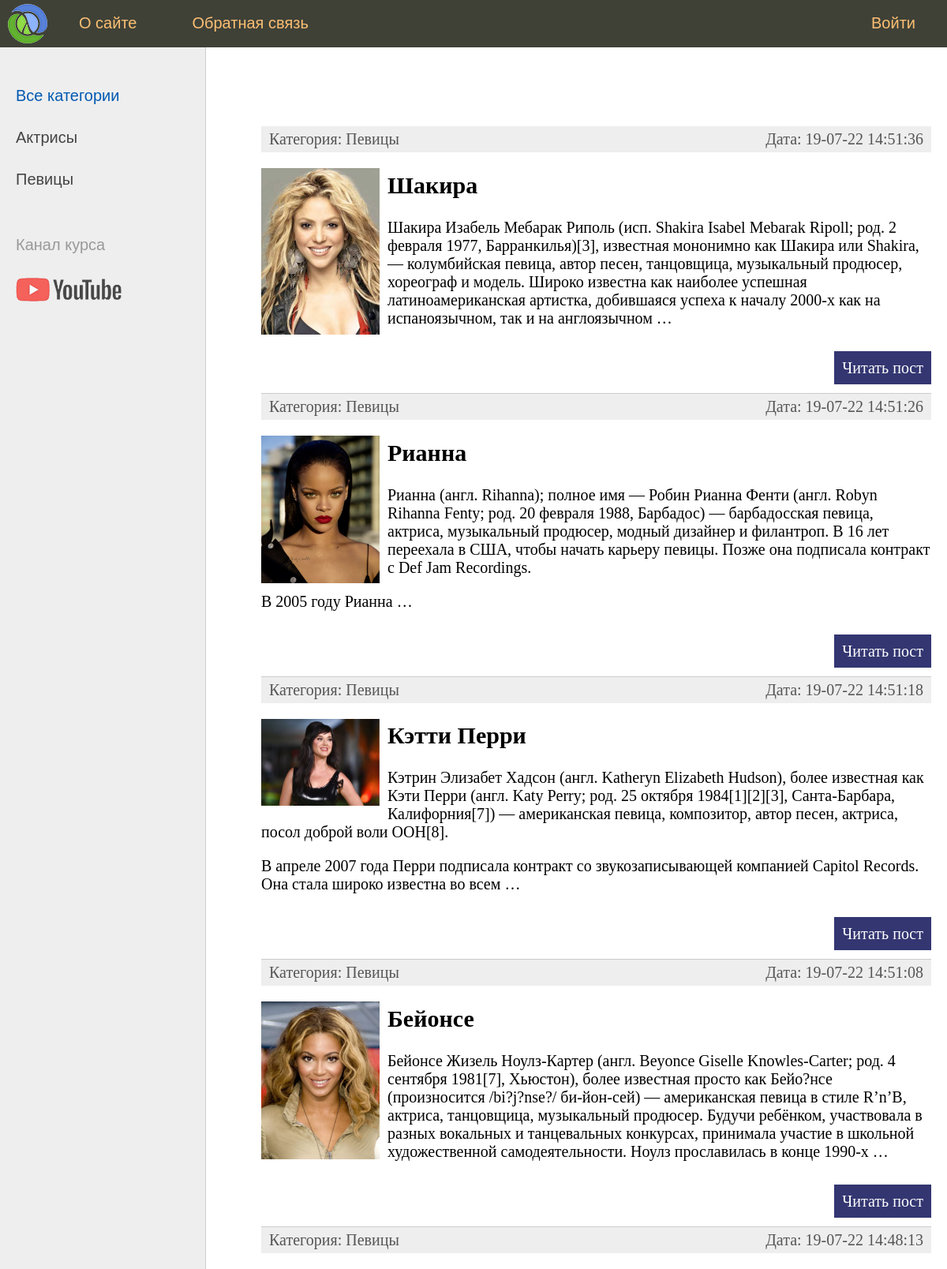
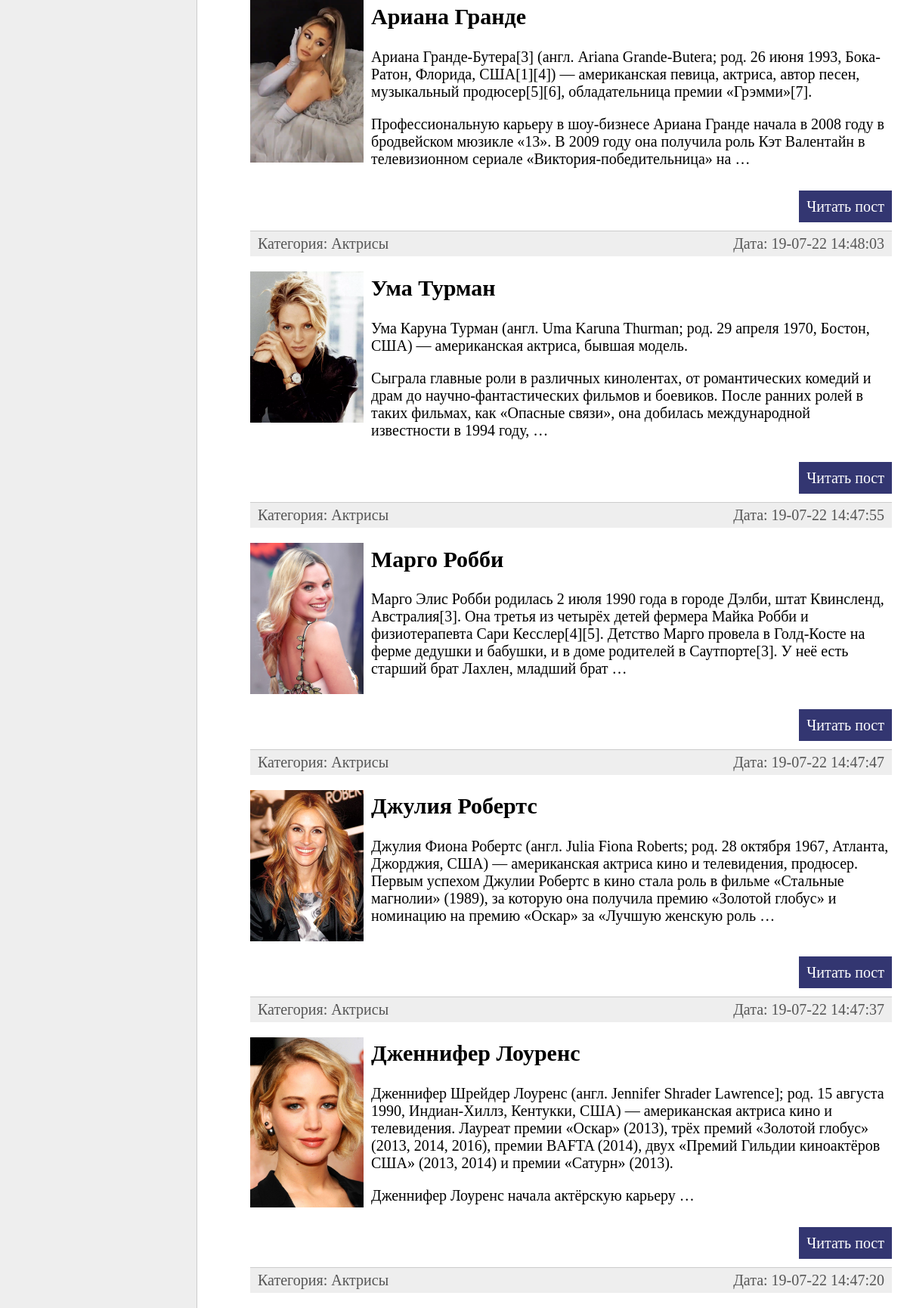
The page / (upper part) on the database its author committed (2 pictures, top to bottom).
### women/models.py (models this page shows, shortened)
class Category(models.Model):
    name = models.CharField(max_length=100, db_index=True, verbose_name='Категория')
    slug = models.SlugField(max_length=255, unique=True, db_index=True, verbose_name='URL')
    def get_absolute_url(self):
        return reverse('category', kwargs={'cat_slug': self.slug})
    class Meta:
        verbose_name = 'Категория'
        verbose_name_plural = 'Категории'
        ordering = ['name']

class Women(models.Model):
    title = models.CharField(max_length=255, verbose_name='Заголовок')
    slug = models.SlugField(max_length=255, unique=True, db_index=True, verbose_name='URL')
    content = models.TextField(blank=True, verbose_name='Текст статьи')
    photo = models.ImageField(upload_to='photos/%Y/%m/%d/', verbose_name='Фото')
    time_create = models.DateTimeField(auto_now_add=True, verbose_name='Время создания')
    time_update = models.DateTimeField(auto_now=True, verbose_name='Последнее изменение')
    is_published = models.BooleanField(default=True, verbose_name='Публикация')
    cat = models.ForeignKey('Category', on_delete=models.PROTECT, verbose_name='Категории')
    def get_absolute_url(self):
        return reverse('post', kwargs={'post_slug': self.slug})
    class Meta:
        verbose_name = 'Известные женщины'
        verbose_name_plural = 'Известные женщины'
        ordering = ['-time_update', 'title']

### women/views.py (the view)
# urls.py: path('', WomenHome.as_view(), name='home'),
class WomenHome(DataMixin, ListView):
    model = Women
    template_name = 'women/index.html'
    context_object_name = 'posts'
    def get_context_data(self, *, object_list=None, **kwargs):
        context = super().get_context_data(**kwargs)
        c_def = self.get_user_context(title='Главная страница')
        return dict(list(context.items()) + list(c_def.items()))
    def get_queryset(self):
        return Women.objects.filter(is_published=True)

### women/templatetags/women_tags.py (called while the page is built)
@register.inclusion_tag('women/tags_templates/list_categories.html')
def show_categories(sort=None, cat_selected=0):
    if not filter:
        cats = Category.objects.all()
    else:
        cats = Category.objects.all().order_by(sort)
    return {'cats': cats, 'cat_selected': cat_selected}

@register.inclusion_tag('women/tags_templates/top_menu.html')
def show_top_menu():
    menu = [
        {'title': 'О сайте', 'url_name': 'about'},
        {'title': 'Добавить статьи', 'url_name': 'add_page'},
        {'title': 'Обратная связь', 'url_name': 'contact'},
        {'title': 'Войти', 'url_name': 'login'}
    ]
    return {'menu': menu}

### women/utils.py (called while the page is built)
    def get_user_context(self, **kwargs):
        context = kwargs
        cats = Category.objects.annotate(Count('women'))
        user_menu = menu.copy()
        if not self.request.user.is_authenticated:
            user_menu.pop(1)
        context['menu'] = user_menu
        context['cats'] = cats
        if 'cat_selected' not in context:
            context['cat_selected'] = 0
        return context

### women/templates/women/index.html (shortened to what this page needs)
{% extends 'women/base.html' %}
{% block content %}
<ul class="list-articles">
	{% for p in posts %}
			<li>
				<div class="article-panel">
					<p class="first">Категория: {{p.cat.name}}</p>
					<p class="last">Дата: {{p.time_update|date:"d-m-y H:i:s"}}</p>
				</div>
				{% if p.photo %}
					<p><img class="img-article-left thumb" src="{{p.photo.url}}" alt="{{p.title}}"></p>
				{% endif %}
				<h2>{{p.title}}</h2>
				{% autoescape on %}
				{{p.content|linebreaks|truncatewords:50}}
				{% endautoescape %}
				<p class="link-read-post"><a href="{{ p.get_absolute_url }}">Читать пост</a></p>
			</li>
	{% endfor %}
</ul>
{% endblock %}

### women/templates/women/base.html (shortened to what this page needs)
{% load static %}
{% load women_tags %}
<!DOCTYPE html>
<html>
<head>
	<link type="text/css" href="{% static 'women/css/styles.css' %}" rel="stylesheet" />
</head>
<body>
<table class="table-page" border=0 cellpadding="0" cellspacing="0">
<tr><td valign=top>
{% block mainmenu %}
		<div class="header">
			<ul id="mainmenu" class="mainmenu">
			<li class="logo"><a href="{% url 'home' %}"><div class="logo"></div></a></li>
{% for m in menu %}
	{% if not forloop.last %}
			<li><a href="{% url m.url_name %}">{{m.title}}</a></li>
	{% else %}
			<li class="last"><a href="{% url m.url_name %}">{{m.title}}</a></li>
	{% endif %}
{% endfor %}
			</ul>
		</div>
{% endblock mainmenu %}
<table class="table-content" border=0 cellpadding="0" cellspacing="0">
<tr>
	<td valign="top" class="left-chapters">
	<ul id="leftchapters">
	{% if cat_selected == 0 %}
		<li class="selected">Все категории</li>
	{% else %}
		<li><a href="{% url 'home' %}">Все категории</a></li>
	{% endif %}
	{% for c in cats %}
		{% if c.women__count > 0 %}
			{% if c.pk == cat_selected %}
				<li class="selected">{{c.name}}</li>
			{% else %}
				<li><a href="{{ c.get_absolute_url }}">{{c.name}}</a></li>
			{% endif %}
		{% endif %}
	{% endfor %}
		<li class="share">
		<p>Канал курса</p>
		<a class="share-yt" href="https://www.youtube.com/channel/UClJzWfGWuGJL2t-3dYKcHTA/playlists" target="_blank" rel="nofollow"></a>
		</li>
	</ul>
</td>
<td valign="top" class="content">
	<div class="content-text">
{% block content %}
{% endblock %}
	</div>
</td></tr></table>
</td></tr>
</table>
</body>
</html>

### women/static/women/css/styles.css (style rules this page uses)
html, body { font-family: 'Arial'; margin: 0; padding: 0; height: 100%; width: 100%; color: #444; }
a { color: #0059b2; text-decoration: none; }
img { max-width: 600px; height: auto; }
img.img-article-left { max-width: 300px; height: auto; float: left; padding: 0 10px 10px 0; }
img.img-article-left.thumb { max-width: 150px; height: auto; }
p.link-read-post { text-align: right; }
p.link-read-post a { padding: 10px; min-width: 100px; background: #333671; color: #fff; text-decoration: none; }
div.article-panel { background: #eee; padding: 5px 10px 5px 10px; box-sizing border-box; overflow: hidden; color: #555; }
div.article-panel p.first { margin: 0; float: left; }
div.article-panel p.last { margin: 0; float: right; }
ul.list-articles { list-style: none; margin: 0; padding: 0; }
ul.list-articles li { border-bottom: 1px solid #ccc; }
.table-page { width: 100%; height: 100%; vertical-align: top; }
.table-page tr { height: 100%; }
.header { background: #3F4137; height: 60px; }
.logo { background: url('../images/logo.png') no-repeat 10px 5px; width: 70px; height: 60px; }
ul.mainmenu { list-style: none; margin: 0; padding: 0; height: 60px; color: #fdc073; font-size: 20px; overflow: hidden; }
ul.mainmenu li { float: left; margin: 18px 40px 0 30px; }
ul.mainmenu li.logo { margin: 0; }
ul.mainmenu li.last { float: right; }
ul.mainmenu li a { color: #fdc073; text-decoration: none; }
.table-content { width: 100%; min-height: 100%; height: 100%; }
.left-chapters { margin: 0; background: #eee; border-right: 1px solid #ccc; min-height: 100%; }
.left-chapters ul { width: 230px; min-height: 100%; margin: 0; padding: 20px 10px 10px 20px; list-style: none; font-size: 20px; }
.left-chapters ul li { margin: 30px 0 0 0; color: #999; }
.left-chapters ul li.selected { color: #0059b2; }
.left-chapters ul li a { color: #444; text-decoration: none; }
.left-chapters ul li.share { margin: 60px 0 0 0; }
.left-chapters ul li.share p { margin: 30px 0 30px 0; }
.left-chapters ul li.share a { display: inline-block; width: 40px; height: 40px; margin: 0 20px 0 0; }
.left-chapters ul li.share a.share-yt { width: 100%; height: 30px; background: url('../images/share_yt.png') no-repeat 0 0 }
.content { padding: 40px 20px 20px 40px; width: 100%; box-sizing: border-box; }
.content-text { margin: 60px 0 0 30px; color: #000; font-size: 20px; font-family: Yandex Sans Display Light; }

### rows shown on the page
Category: name "Актрисы"
Category: name "Певицы"
Women: cat.name "Певицы", time_update "19-07-22 14:51:36", photo (picture), title "Шакира", content "Шакира Изабель Мебарак Риполь (исп. Shakira Isabel Mebarak Ripoll; род. 2 февраля 1977, Барранкилья)[3], известная мононимно как Шакира или Shakira, — колумбийская певица, автор песен, танцовщица, музыкальный продюсер, хореограф и модель. Широко известна как наиболее успешная латиноамериканская артистка, добившаяся успеха к началу 2000-х как на испаноязычном, так и на англоязычном …"
Women: cat.name "Певицы", time_update "19-07-22 14:51:26", photo (picture), title "Рианна", content "Рианна (англ. Rihanna); полное имя — Робин Рианна Фенти (англ. Robyn Rihanna Fenty; род. 20 февраля 1988, Барбадос) — барбадосская певица, актриса, музыкальный продюсер, модный дизайнер и филантроп. В 16 лет переехала в США, чтобы начать карьеру певицы. Позже она подписала контракт с Def Jam Recordings. В 2005 году Рианна …"
Women: cat.name "Певицы", time_update "19-07-22 14:51:18", photo (picture), title "Кэтти Перри", content "Кэтрин Элизабет Хадсон (англ. Katheryn Elizabeth Hudson), более известная как Кэти Перри (англ. Katy Perry; род. 25 октября 1984[1][2][3], Санта-Барбара, Калифорния[7]) — американская певица, композитор, автор песен, актриса, посол доброй воли ООН[8]. В апреле 2007 года Перри подписала контракт со звукозаписывающей компанией Capitol Records. Она стала широко известна во всем …"
Women: cat.name "Певицы", time_update "19-07-22 14:51:08", photo (picture), title "Бейонсе", content "Бейонсе Жизель Ноулз-Картер (англ. Beyonce Giselle Knowles-Carter; род. 4 сентября 1981[7], Хьюстон), более известная просто как Бейо?нсе (произносится /bi?j?nse?/ би-йон-сей) — американская певица в стиле R’n’B, актриса, танцовщица, музыкальный продюсер. Будучи ребёнком, участвовала в разных вокальных и танцевальных конкурсах, принимала участие в школьной художественной самодеятельности. Ноулз прославилась в конце 1990-х …"
Women: cat.name "Певицы", time_update "19-07-22 14:48:13", photo (picture), title "Ариана Гранде", content "Ариана Гранде-Бутера[3] (англ. Ariana Grande-Butera; род. 26 июня 1993, Бока-Ратон, Флорида, США[1][4]) — американская певица, актриса, автор песен, музыкальный продюсер[5][6], обладательница премии «Грэмми»[7]. Профессиональную карьеру в шоу-бизнесе Ариана Гранде начала в 2008 году в бродвейском мюзикле «13». В 2009 году она получила роль Кэт Валентайн в телевизионном сериале «Виктория-победительница» на …"
Women: cat.name "Актрисы", time_update "19-07-22 14:48:03", photo (picture), title "Ума Турман", content "Ума Каруна Турман (англ. Uma Karuna Thurman; род. 29 апреля 1970, Бостон, США) — американская актриса, бывшая модель. Сыграла главные роли в различных кинолентах, от романтических комедий и драм до научно-фантастических фильмов и боевиков. После ранних ролей в таких фильмах, как «Опасные связи», она добилась международной известности в 1994 году, …"
Women: cat.name "Актрисы", time_update "19-07-22 14:47:55", photo (picture), title "Марго Робби", content "Марго Элис Робби родилась 2 июля 1990 года в городе Дэлби, штат Квинсленд, Австралия[3]. Она третья из четырёх детей фермера Майка Робби и физиотерапевта Сари Кесслер[4][5]. Детство Марго провела в Голд-Косте на ферме дедушки и бабушки, и в доме родителей в Саутпорте[3]. У неё есть старший брат Лахлен, младший брат …"
Women: cat.name "Актрисы", time_update "19-07-22 14:47:47", photo (picture), title "Джулия Робертс", content "Джулия Фиона Робертс (англ. Julia Fiona Roberts; род. 28 октября 1967, Атланта, Джорджия, США) — американская актриса кино и телевидения, продюсер. Первым успехом Джулии Робертс в кино стала роль в фильме «Стальные магнолии» (1989), за которую она получила премию «Золотой глобус» и номинацию на премию «Оскар» за «Лучшую женскую роль …"
Women: cat.name "Актрисы", time_update "19-07-22 14:47:37", photo (picture), title "Дженнифер Лоуренс", content "Дженнифер Шрейдер Лоуренс (англ. Jennifer Shrader Lawrence]; род. 15 августа 1990, Индиан-Хиллз, Кентукки, США) — американская актриса кино и телевидения. Лауреат премии «Оскар» (2013), трёх премий «Золотой глобус» (2013, 2014, 2016), премии BAFTA (2014), двух «Премий Гильдии киноактёров США» (2013, 2014) и премии «Сатурн» (2013). Дженнифер Лоуренс начала актёрскую карьеру …"
Women: cat.name "Актрисы", time_update "19-07-22 14:47:20"

### other values the page prints
{{ m.title }} "О сайте" "Обратная связь"
{{ m.title }} "Войти"
